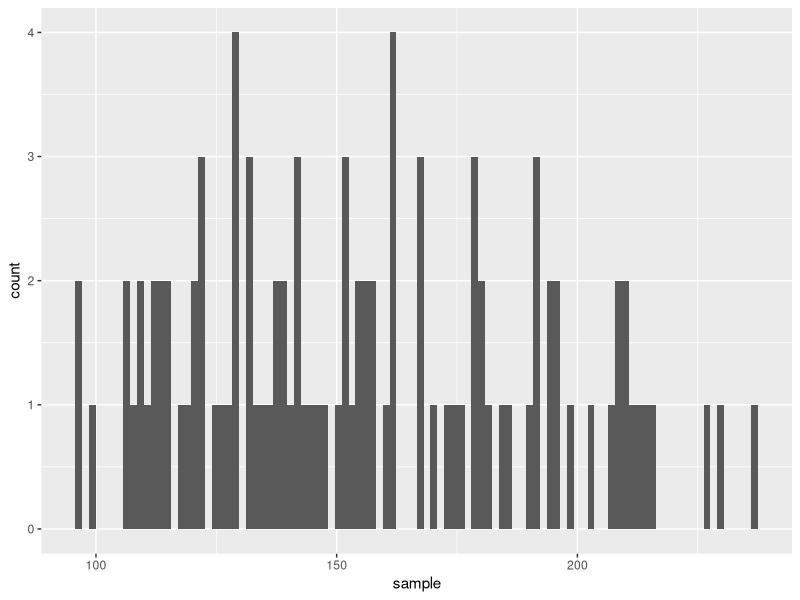
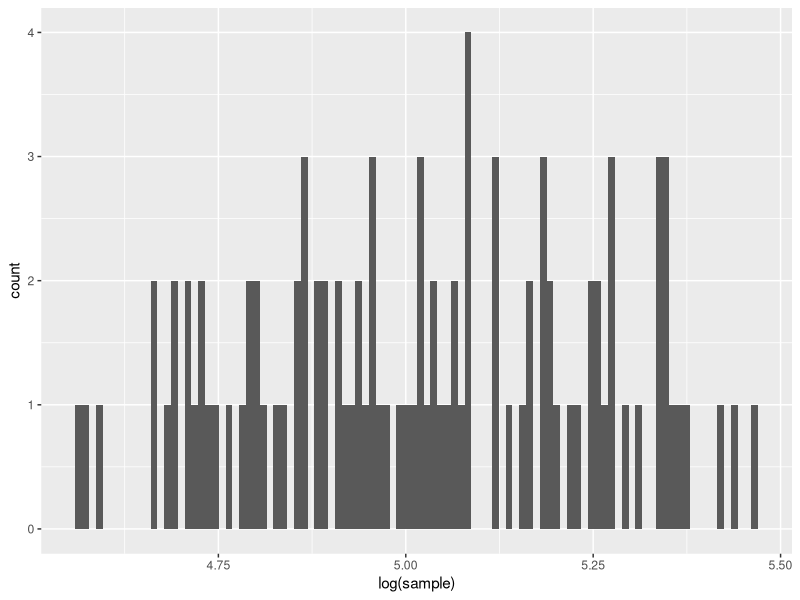
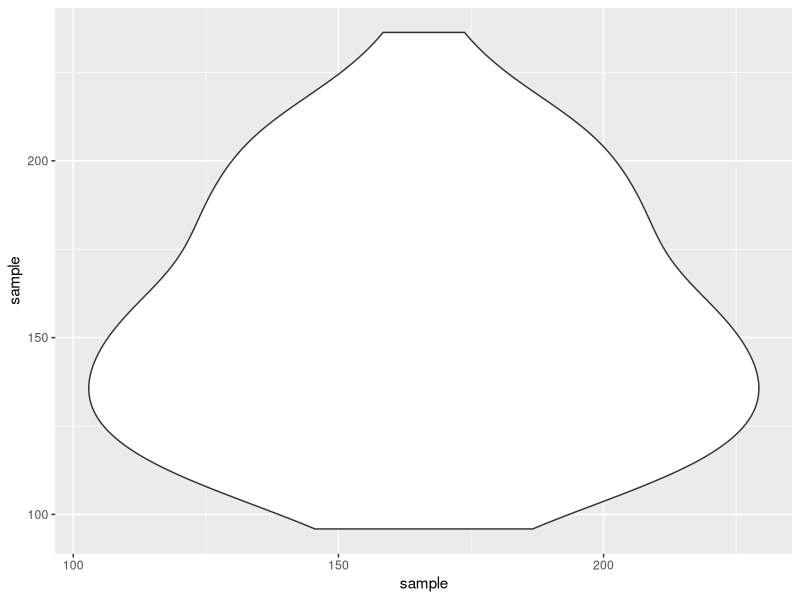

These charts were generated, in order, by the following R code:
## ---- chunk 1
sample <- rlnorm(100,5,0.25)
library(ggplot2)
ggplot(data.frame(sample), aes(sample)) + geom_histogram(bins=100)
ggplot(data.frame(log(sample)), aes(log(sample))) + geom_histogram(bins=100)
ggplot(data.frame(sample), aes(sample,sample)) + geom_violin()
## ---- chunk 2
summary(data.frame(sample))
sd(sample)
